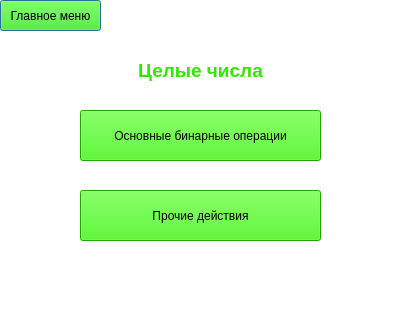
<?xml version="1.0" encoding="UTF-8"?>
<ui version="4.0">
 <class>NModulesWindowMain</class>
 <widget class="QDialog" name="NModulesWindowMain">
  <property name="geometry">
   <rect>
    <x>0</x>
    <y>0</y>
    <width>403</width>
    <height>314</height>
   </rect>
  </property>
  <property name="windowTitle">
   <string>Модули N</string>
  </property>
  <property name="styleSheet">
   <string notr="true">background-color: white</string>
  </property>
  <widget class="QPushButton" name="pushButton_main">
   <property name="geometry">
    <rect>
     <x>0</x>
     <y>0</y>
     <width>101</width>
     <height>31</height>
    </rect>
   </property>
   <property name="styleSheet">
    <string notr="true">background-color: #2EE800;</string>
   </property>
   <property name="text">
    <string>Главное меню</string>
   </property>
  </widget>
  <widget class="QPushButton" name="pushButton">
   <property name="geometry">
    <rect>
     <x>80</x>
     <y>110</y>
     <width>241</width>
     <height>51</height>
    </rect>
   </property>
   <property name="styleSheet">
    <string notr="true">background-color: #2EE800;</string>
   </property>
   <property name="text">
    <string>Основные бинарные операции</string>
   </property>
  </widget>
  <widget class="QPushButton" name="pushButton_2">
   <property name="geometry">
    <rect>
     <x>80</x>
     <y>190</y>
     <width>241</width>
     <height>51</height>
    </rect>
   </property>
   <property name="styleSheet">
    <string notr="true">background-color: #2EE800;</string>
   </property>
   <property name="text">
    <string>Прочие действия</string>
   </property>
  </widget>
  <widget class="QLabel" name="label">
   <property name="geometry">
    <rect>
     <x>0</x>
     <y>50</y>
     <width>401</width>
     <height>41</height>
    </rect>
   </property>
   <property name="font">
    <font>
     <pointsize>14</pointsize>
     <weight>75</weight>
     <bold>true</bold>
    </font>
   </property>
   <property name="styleSheet">
    <string notr="true">color: #2EE800</string>
   </property>
   <property name="text">
    <string>Целые числа</string>
   </property>
   <property name="alignment">
    <set>Qt::AlignCenter</set>
   </property>
  </widget>
 </widget>
 <resources/>
 <connections/>
</ui>
